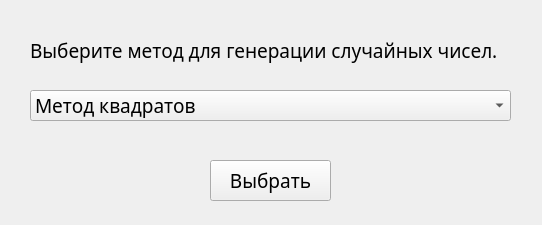
<?xml version="1.0" encoding="UTF-8"?>
<ui version="4.0">
 <class>MainWindow</class>
 <widget class="QMainWindow" name="MainWindow">
  <property name="geometry">
   <rect>
    <x>0</x>
    <y>0</y>
    <width>542</width>
    <height>225</height>
   </rect>
  </property>
  <property name="font">
   <font>
    <family>Calibri Light</family>
    <pointsize>14</pointsize>
   </font>
  </property>
  <property name="windowTitle">
   <string>Генерация случайных чисел</string>
  </property>
  <property name="windowIcon">
   <iconset>
    <normaloff>icon.png</normaloff>icon.png</iconset>
  </property>
  <widget class="QWidget" name="centralwidget">
   <widget class="QLabel" name="label">
    <property name="geometry">
     <rect>
      <x>30</x>
      <y>30</y>
      <width>481</width>
      <height>41</height>
     </rect>
    </property>
    <property name="text">
     <string>Выберите метод для генерации случайных чисел.</string>
    </property>
   </widget>
   <widget class="QComboBox" name="comboBox">
    <property name="enabled">
     <bool>true</bool>
    </property>
    <property name="geometry">
     <rect>
      <x>30</x>
      <y>90</y>
      <width>481</width>
      <height>31</height>
     </rect>
    </property>
    <property name="editable">
     <bool>false</bool>
    </property>
    <property name="currentText">
     <string>Метод квадратов</string>
    </property>
    <item>
     <property name="text">
      <string>Метод квадратов</string>
     </property>
    </item>
    <item>
     <property name="text">
      <string>Метод произведений</string>
     </property>
    </item>
    <item>
     <property name="text">
      <string>Мультипликативный конгруэнтный метод</string>
     </property>
    </item>
    <item>
     <property name="text">
      <string>Смешанный конгруэнтный метод</string>
     </property>
    </item>
   </widget>
   <widget class="QPushButton" name="pushButton">
    <property name="geometry">
     <rect>
      <x>210</x>
      <y>160</y>
      <width>121</width>
      <height>41</height>
     </rect>
    </property>
    <property name="text">
     <string>Выбрать</string>
    </property>
   </widget>
  </widget>
 </widget>
 <resources/>
 <connections/>
</ui>
